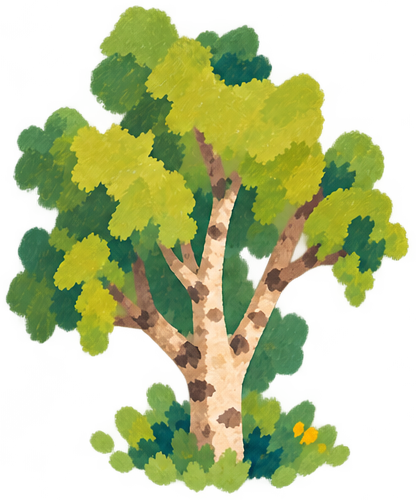
#> input picture tests/0.1.5.11/captures/texture-64300--9223372006202800647.png, 416 x 500 px, given in place of dawn.png, which was not available
$ python build_preview_sheets.py
#> lines starting #> are read from the running program, lines starting #| are printed output that depends on the picture; pictures that were not available may be replaced by others from this repository, and a replacement may not be noted
"""Assemble technical previews from the recorded release Canvas replays."""
from pathlib import Path
from PIL import Image, ImageDraw, ImageFont

test = Path(__file__).resolve().parent
captures = test / 'captures'
previews = test / 'previews'
previews.mkdir(exist_ok=True)
font = ImageFont.truetype('/System/Library/Fonts/Helvetica.ttc', 19)
small = ImageFont.truetype('/System/Library/Fonts/Helvetica.ttc', 14)
sheet = Image.new('RGB', (1100, 1190), '#e7ddbd')
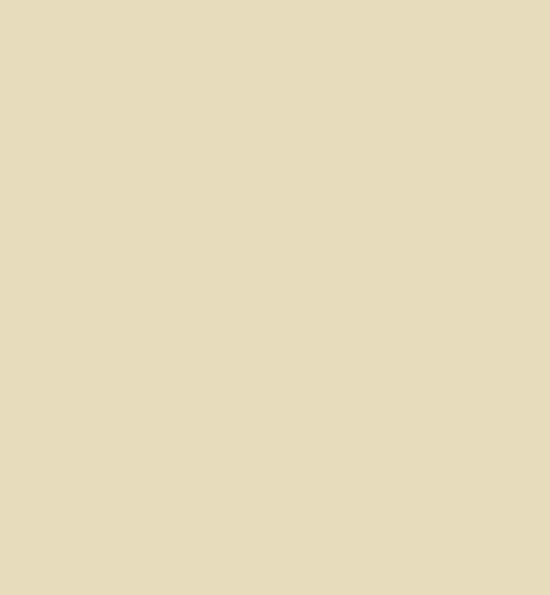
#> sheet: PIL image 1100x1190 RGB (shown at 1/2 size); mean R, G, B 231, 221, 189
draw = ImageDraw.Draw(sheet)
scenes = [('dawn', 'DAWN'), ('noon', 'MIDDAY'), ('evening', 'EVENING'),
          ('dusk', 'DUSK'), ('midnight-unlit', 'MIDNIGHT - UNLIT'),
          ('midnight-torch', 'MIDNIGHT - TORCH (5 m)')]
for index, (name, title) in enumerate(scenes):
    x, y = index % 2 * 550, index // 2 * 390
    draw.text((x + 12, y + 5), title, font=font, fill='#35483d')
    image = Image.open(captures / (name + '.png')).convert('RGB')
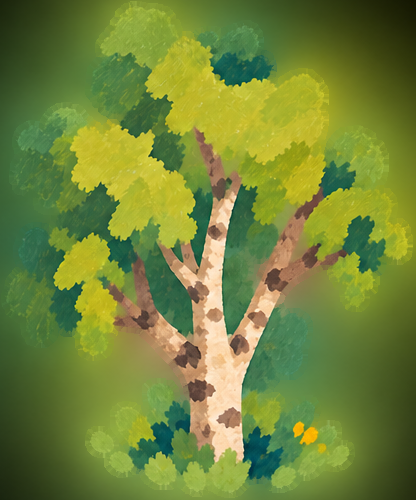
#> image: PIL image 416x500 RGB; mean R, G, B 113.6, 132.2, 57.4
    image = image.resize((550, 360), Image.Resampling.LANCZOS)
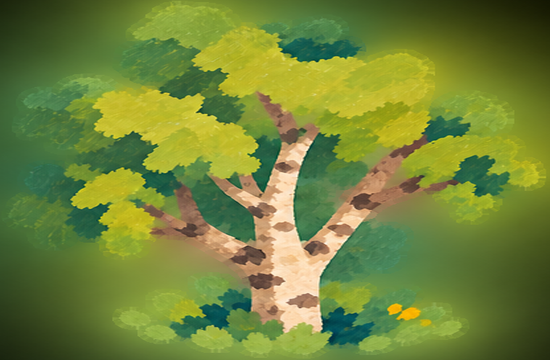
#> image: PIL image 550x360 RGB; mean R, G, B 113.6, 132.2, 57.4
    sheet.paste(image, (x, y + 30))
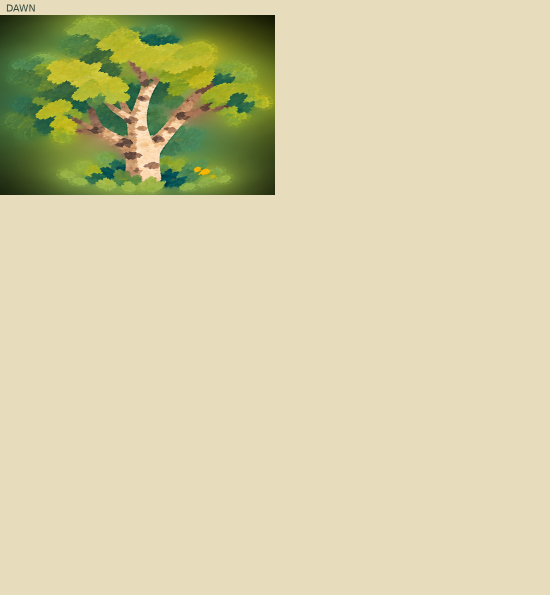
#> sheet: PIL image 1100x1190 RGB (shown at 1/2 size); mean R, G, B 213.2, 207.5, 169.1
#> pass 2 of the loop `for index, (name, title) in enumerate(scenes):`:
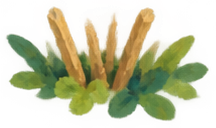
#> input picture tests/0.1.5.11/captures/texture-65095--9223372003350673855.png, 216 x 128 px, given in place of noon.png, which was not available
#> `image = image.resize((550, 360), Image.Resampling.LANCZOS)`:
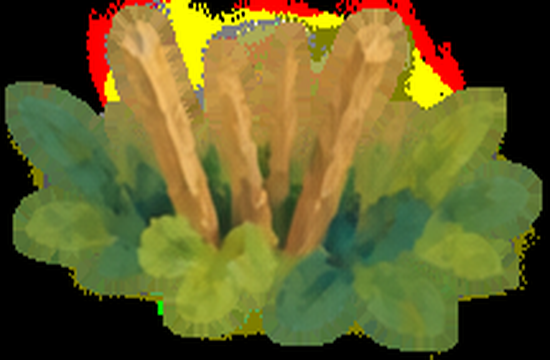
#> image: PIL image 550x360 RGB; mean R, G, B 100.4, 95.8, 40.7
#> `sheet.paste(image, (x, y + 30))`:
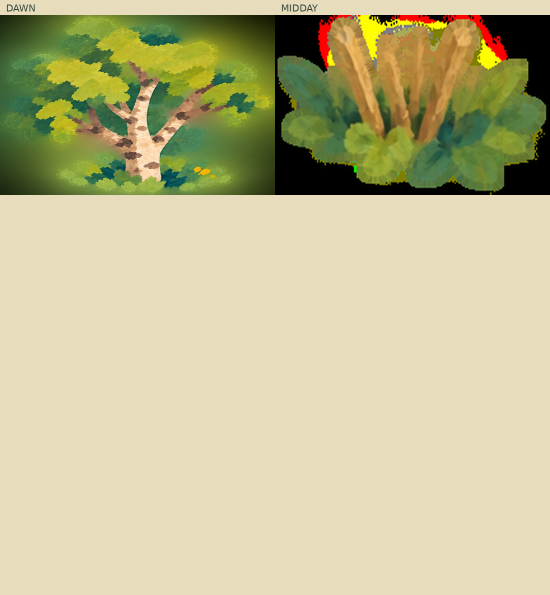
#> sheet: PIL image 1100x1190 RGB (shown at 1/2 size); mean R, G, B 193.4, 188.6, 146.6
#> (the run stopped early here; a loop or call above may not have finished)
